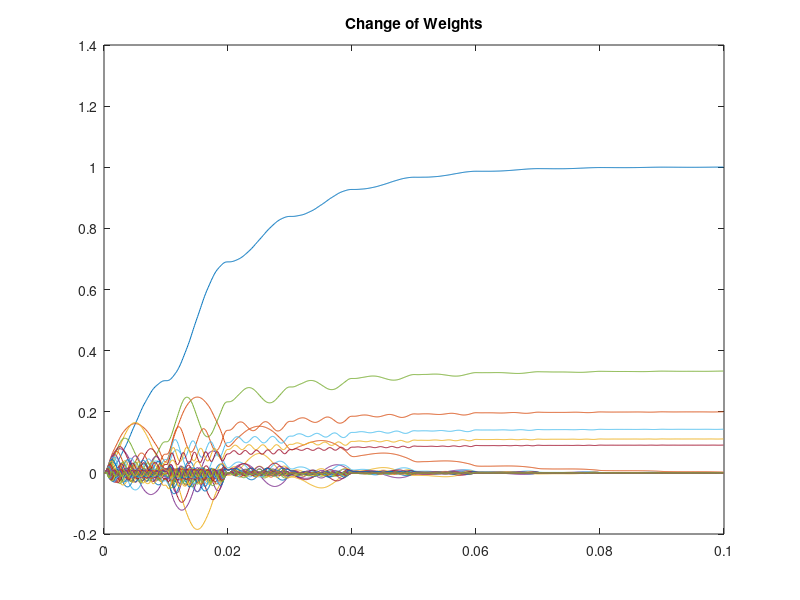
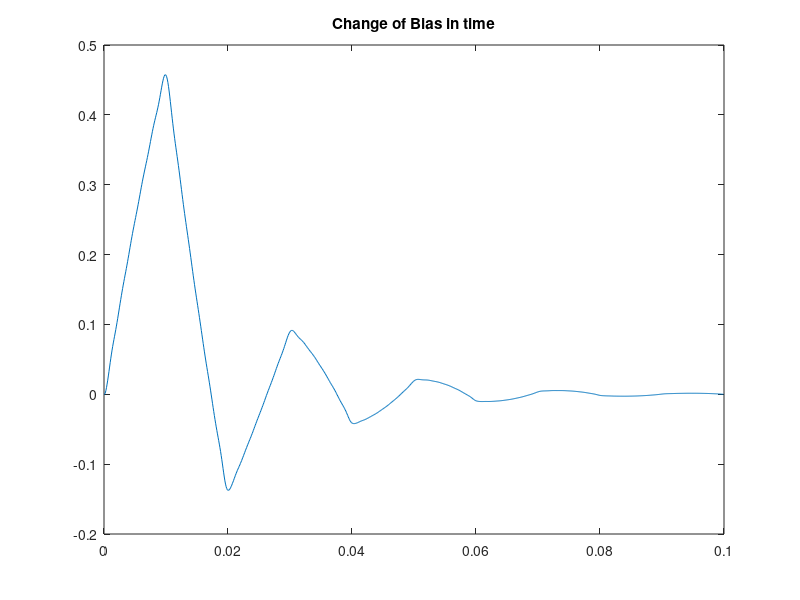
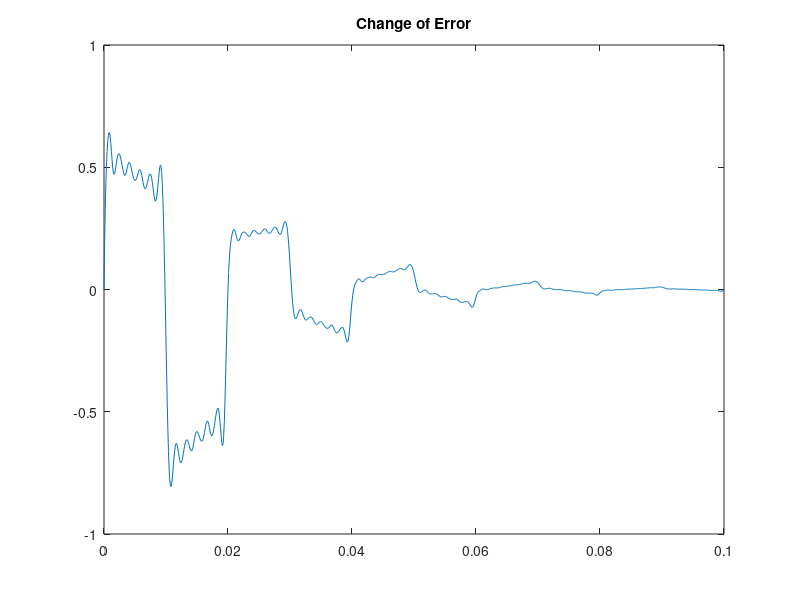
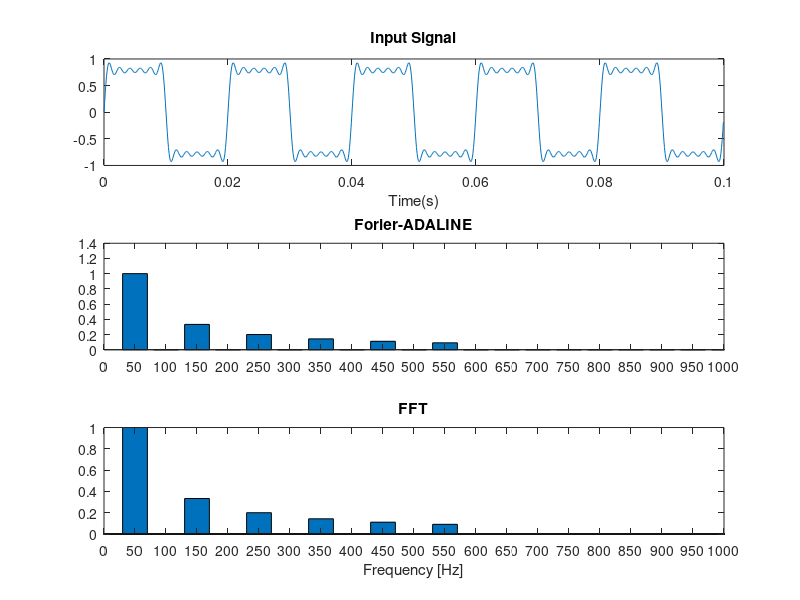

Recreate these plots in MATLAB, in order.
%
clear all; close all; clc
fs=1e4; %Sampling frequency
t=0:1/fs:0.1-1/fs; %time vector
f_fundamental=50; %fundamental frequency in Hertz
y=zeros(size(t));
for k=1:2:12
    y=y+ (1/k)*sin(2*pi*f_fundamental*k*t);  %Input Signal that you can play with
end

%%
w_temel=2*pi*f_fundamental; %Fundamental Frequency 
M=20; % Number of harmonics that you want to detect
eta=0.01; %(learning rate)
W=zeros(2*M,length(t)); % Weights 
y_est=zeros(length(t),1); %neural network's output
er=y_est; %error vector
b=zeros(length(t),1);
for n=1:length(t)-1
    x=[];
    for k=1:M
    x=[x;sin(k*w_temel*t(n));cos(k*w_temel*t(n))]; %input
    end
y_est(n)=W(:,n)'*x +b(n); % output
er(n)=(y(n)-y_est(n));   % Error
W(:,n+1)= W(:,n)+eta*er(n)*x; %Update weights 
b(n+1)=b(n)+eta*er(n); %Update Bias
end

A=W(1:2:end,end); %A coefficients of Fourier Transform (sine)
B=W(2:2:end,end); %B coefficients of Fourier Transform (cosine)
G=sqrt(A.^2 +B.^2);
% G=G/max(G);
%% Plotting
figure
plot(t,W)% Change of Weights in time
title('Change of Weights')
saveas(gcf,'Weights.png')


figure
plot(t,b)
title('Change of Bias in time')
saveas(gcf,'Bias.png')


figure
plot(t,er)% 
title('Change of Error')
saveas(gcf,'Error.png')


figure
subplot(3,1,1)
plot(t,y)
title('Input Signal')
xlabel('Time(s)')

subplot(3,1,2)
bar(f_fundamental:f_fundamental:M*f_fundamental,G)
xlim([0 (M)*f_fundamental])
set(gca, 'XTick',(0:f_fundamental:M*f_fundamental))
title('Forier-ADALINE')

subplot(3,1,3)
bar(0:fs/length(t):(fs-fs/length(t)),2*abs(fft(y))/length(t),length(t)/f_fundamental/M*4)
xlim([0 (M)*f_fundamental])
set(gca, 'XTick',(0:f_fundamental:M*f_fundamental))
title('FFT')
xlabel('Frequency [Hz]')
saveas(gcf,'FFT_FADALINE.png')
